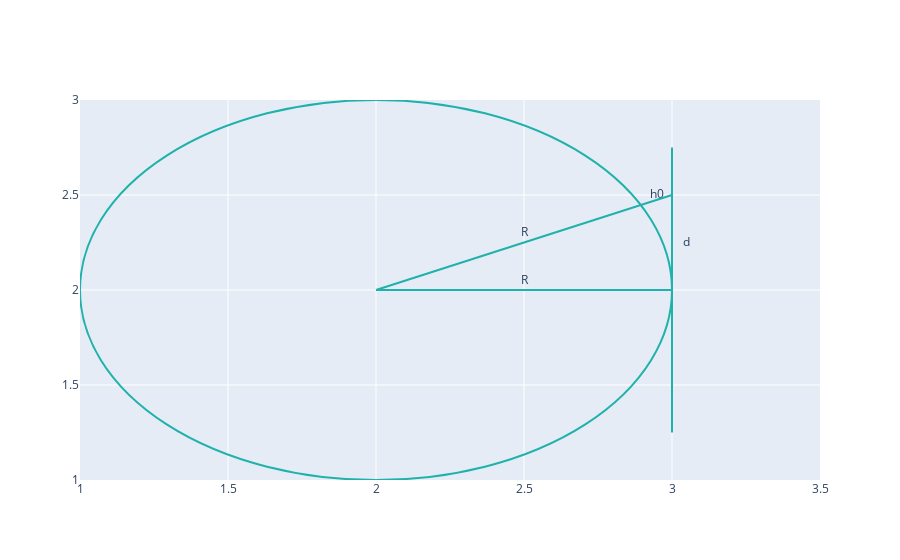

Notebook source saved alongside this figure:
### Markdown cell above
### Höhenfehler wegen Erdkrümmung

### Code cell
fig = go.Figure()

# Create scatter trace of text labels
fig.add_trace(
    go.Scatter(
        x=[2.5, 2.5, 2.95, 3.05],
        y=[2.05, 2.3, 2.5, 2.25],
        text=["R", "R", "h0", "d"],
        mode="text",
    )
)
# Set axes properties
fig.update_xaxes(range=[1, 3.5], zeroline=False)
fig.update_yaxes(range=[1, 3])


# Add circles
fig.update_layout(
    shapes=[
        # unfilled circle
        dict(
            type="circle",
            xref="x",
            yref="y",
            x0=1,
            y0=1,
            x1=3,
            y1=3,
            line_color="LightSeaGreen",
        ),
        # tangent
        dict(
            type="line",
            xref="x",
            yref="y",
            x0=3,
            y0=1.25,
            x1=3,
            y1=2.75,
            line_color="LightSeaGreen",
        ),
        dict(
            type="line",
            xref="x",
            yref="y",
            x0=2,
            y0=2,
            x1=3,
            y1=2.5,
            line_color="LightSeaGreen",
        ),
        dict(
            type="line",
            xref="x",
            yref="y",
            x0=2,
            y0=2,
            x1=3,
            y1=2,
            line_color="LightSeaGreen",
        ),
    ]
)

### Figure 1 — Plotly figure (JSON) as saved in the notebook; plotly's stock layout.template omitted (floating-point values rounded to 4 significant figures)
{"data": [{"mode": "text", "text": ["R", "R", "h0", "d"], "type": "scatter", "x": [2.5, 2.5, 2.95, 3.05], "y": [2.05, 2.3, 2.5, 2.25]}], "layout": {"shapes": [{"line": {"color": "LightSeaGreen"}, "type": "circle", "x0": 1, "x1": 3, "xref": "x", "y0": 1, "y1": 3, "yref": "y"}, {"line": {"color": "LightSeaGreen"}, "type": "line", "x0": 3, "x1": 3, "xref": "x", "y0": 1.25, "y1": 2.75, "yref": "y"}, {"line": {"color": "LightSeaGreen"}, "type": "line", "x0": 2, "x1": 3, "xref": "x", "y0": 2, "y1": 2.5, "yref": "y"}, {"line": {"color": "LightSeaGreen"}, "type": "line", "x0": 2, "x1": 3, "xref": "x", "y0": 2, "y1": 2, "yref": "y"}], "xaxis": {"range": [1, 3.5], "zeroline": false}, "yaxis": {"range": [1, 3]}}}
